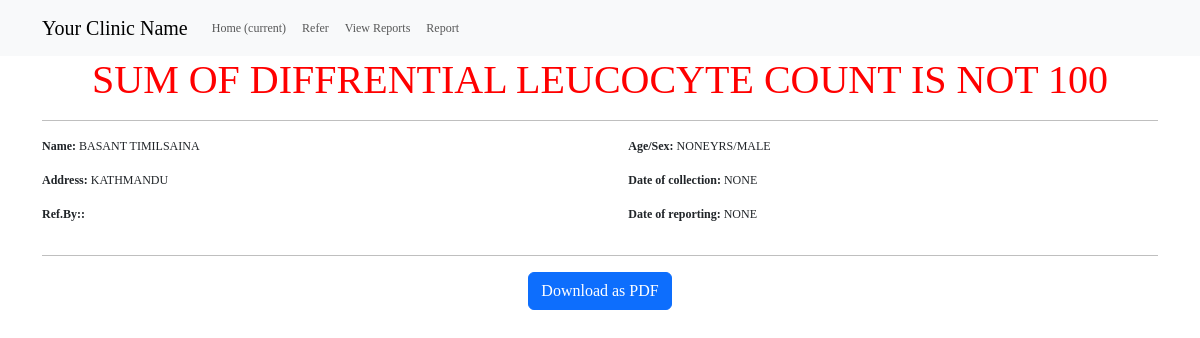
The app's page /view_reports_detail/1/ with its own data.
### labreports/models.py (models this page shows, shortened)
class Report(models.Model):
    patient = models.ForeignKey(Patient, on_delete=models.CASCADE)
    hematology = models.OneToOneField(Hematology, on_delete=models.CASCADE, blank=True, null=True)
    urine = models.OneToOneField(Urine, on_delete=models.CASCADE, blank=True, null=True)
    bio = models.OneToOneField(Biochemistry, on_delete=models.CASCADE, blank=True, null=True)
    lipid = models.OneToOneField(LipidProfile, on_delete=models.CASCADE, blank=True, null=True)
    test = models.OneToOneField(Test, on_delete=models.CASCADE, blank=True, null=True)
    widal = models.OneToOneField(WidalTest, on_delete=models.CASCADE, blank=True, null=True)
    sero = models.OneToOneField(Serology, on_delete=models.CASCADE, blank=True, null=True)
    stool = models.OneToOneField(Stool, on_delete=models.CASCADE, blank=True, null=True)
    liver = models.OneToOneField(LiverFunctionTest, on_delete=models.CASCADE, blank=True, null=True)

class Patient(models.Model):
    LEVEL_CHOICES = [
        ('Mr.', 'Mr.'),
        ('Mrs.', 'Mrs.'),
        ('Ms.', 'Ms.'),
        ('Miss', 'Miss'),
    ]
    SEX_CHOICES = [
        ('MALE', 'MALE'),
        ('FEMALE', 'FEMALE'),
        ('OTHERS', 'OTHERS'),
    ]
    AGE_CHOICES = [
        ('YRS', 'YRS'),
        ('MONTHS', 'MONTHS'),
        ('DAYS', 'DAYS'),
    ]
    level = models.CharField(max_length=5, choices=LEVEL_CHOICES, null=True, blank=True)
    name = models.CharField(max_length=255, null=True, blank=True)
    sex = models.CharField(max_length=10, choices=SEX_CHOICES, null=True, blank=True)
    age = models.IntegerField(null=True, blank=True)
    age_time = models.CharField(max_length=10,choices=AGE_CHOICES,null=True, blank=True)
    address = models.CharField(max_length=255, null=True, blank=True)
    email = models.EmailField(null=True, blank=True)
    phone = models.CharField(max_length=15, null=True, blank=True)
    refer_hospital = models.ForeignKey(Hospital, on_delete=models.SET_NULL, null=True, blank=True)
    custom_date = models.CharField(max_length=10,null=True, blank=True)
    nhpc = models.CharField(max_length=5, choices=LEVEL_CHOICES, null=True, blank=True)

### labreports/views.py (the view)
# urls.py: path('view_reports_detail/<int:id>/', views.view_report_detail, name='view_reports_detail'),
def view_report_detail(request, id):
    report = get_object_or_404(Report, pk=id)
    context = {
        'report': report,
    }
    return render(request, 'view_report_detail.html', context)

### templates/view_report_detail.html (shortened to what this page needs)
{% extends "base.html" %}
{% block content %}
    <div class="container">
        {% if report.hematology.test == 100 %}
            <h1 style="color: green;">SUM OF DIFFRENTIAL LEUCOCYTE COUNT OK</h1>
        {% else %}
            <h1 style="color: red;">SUM OF DIFFRENTIAL LEUCOCYTE COUNT IS NOT 100</h1>
        {% endif %}
        <hr>
        <table>
            <tp>
                <td><p><strong>Name:</strong> {{ report.patient.name|upper }}</p></td>
                <td><p><strong>Age/Sex:</strong> {{ report.patient.age|upper }}{{ report.patient.age_time|upper }}/{{ report.patient.sex|upper }}</p></td>
            <tr>
                <td><p><strong>Address:</strong> {{ report.patient.address|upper }}</p></td>
                <td><p><strong>Date of collection:</strong> {{ report.patient.custom_date|upper }}</p></td>
            </tr>
            <tr>
                <td><p><strong>Ref.By::</strong> {{ report.patient.refer_hospital.name|upper }}</p></td>
                <td><p><strong>Date of reporting:</strong> {{ report.patient.custom_date|upper }}</p></td>
            </tr>
        </table>
        <hr>
</div>
<a href="{% url 'generate_pdf' report.id %}" class="btn btn-primary">Download as PDF</a>
{% endblock content %}

### records on screen
Report: patient.name "BASANT TIMILSAINA", patient.age "NONE", patient.age_time "YRS", patient.sex "MALE", patient.address "KATHMANDU", patient.custom_date "NONE"
